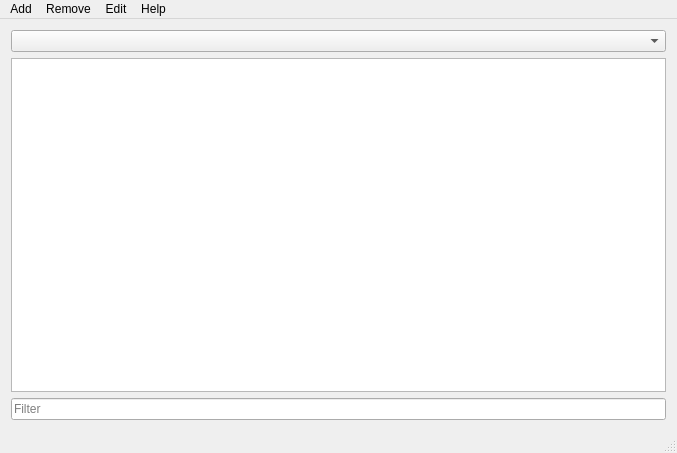
<?xml version="1.0" encoding="UTF-8"?>
<ui version="4.0">
 <class>MainWindow</class>
 <widget class="QMainWindow" name="MainWindow">
  <property name="windowModality">
   <enum>Qt::NonModal</enum>
  </property>
  <property name="geometry">
   <rect>
    <x>0</x>
    <y>0</y>
    <width>677</width>
    <height>453</height>
   </rect>
  </property>
  <property name="focusPolicy">
   <enum>Qt::NoFocus</enum>
  </property>
  <property name="windowTitle">
   <string>MainWindow</string>
  </property>
  <property name="windowIcon">
   <iconset resource="../themelogo.qrc">
    <normaloff>:/liltree.png</normaloff>:/liltree.png</iconset>
  </property>
  <property name="documentMode">
   <bool>false</bool>
  </property>
  <property name="tabShape">
   <enum>QTabWidget::Rounded</enum>
  </property>
  <property name="dockNestingEnabled">
   <bool>false</bool>
  </property>
  <property name="unifiedTitleAndToolBarOnMac">
   <bool>false</bool>
  </property>
  <widget class="QWidget" name="centralWidget">
   <layout class="QVBoxLayout" name="verticalLayout">
    <item>
     <widget class="QComboBox" name="SELECT_TABLE"/>
    </item>
    <item>
     <widget class="QTableWidget" name="MainTable">
      <property name="editTriggers">
       <set>QAbstractItemView::NoEditTriggers</set>
      </property>
      <property name="tabKeyNavigation">
       <bool>false</bool>
      </property>
      <property name="alternatingRowColors">
       <bool>true</bool>
      </property>
      <property name="selectionMode">
       <enum>QAbstractItemView::SingleSelection</enum>
      </property>
      <property name="selectionBehavior">
       <enum>QAbstractItemView::SelectRows</enum>
      </property>
      <attribute name="verticalHeaderVisible">
       <bool>false</bool>
      </attribute>
     </widget>
    </item>
    <item>
     <widget class="QLineEdit" name="Filter">
      <property name="inputMask">
       <string/>
      </property>
      <property name="text">
       <string/>
      </property>
      <property name="placeholderText">
       <string>Filter</string>
      </property>
     </widget>
    </item>
   </layout>
  </widget>
  <widget class="QMenuBar" name="menuBar">
   <property name="geometry">
    <rect>
     <x>0</x>
     <y>0</y>
     <width>677</width>
     <height>26</height>
    </rect>
   </property>
   <property name="focusPolicy">
    <enum>Qt::NoFocus</enum>
   </property>
   <widget class="QMenu" name="menuAdd">
    <property name="title">
     <string>Add</string>
    </property>
    <addaction name="actionAdd_Computer_Scientist"/>
    <addaction name="actionAdd_Computer"/>
    <addaction name="actionAdd_Link"/>
   </widget>
   <widget class="QMenu" name="menuRemove">
    <property name="title">
     <string>Remove</string>
    </property>
    <addaction name="actionDelete_Scientists"/>
    <addaction name="actionDelete_Computers"/>
    <addaction name="actionDelete_Link"/>
   </widget>
   <widget class="QMenu" name="menuEdit">
    <property name="title">
     <string>Edit</string>
    </property>
    <addaction name="actionEdit_ComputerScientist"/>
    <addaction name="actionEdit_Computer"/>
   </widget>
   <widget class="QMenu" name="menuHelp">
    <property name="title">
     <string>Help</string>
    </property>
    <addaction name="actionShortcuts"/>
   </widget>
   <addaction name="menuAdd"/>
   <addaction name="menuRemove"/>
   <addaction name="menuEdit"/>
   <addaction name="menuHelp"/>
  </widget>
  <widget class="QStatusBar" name="statusBar"/>
  <action name="actionAdd_Computer_Scientist">
   <property name="text">
    <string>Add Computer Scientist</string>
   </property>
  </action>
  <action name="actionAdd_Computer">
   <property name="text">
    <string>Add Computer</string>
   </property>
  </action>
  <action name="actionAdd_Link">
   <property name="text">
    <string>Add Link</string>
   </property>
  </action>
  <action name="actionMark_CS_for_Deletion">
   <property name="text">
    <string>Mark CS for Deletion</string>
   </property>
  </action>
  <action name="actionMark_Computer_for_Deletion">
   <property name="text">
    <string>Mark Computer for Deletion</string>
   </property>
  </action>
  <action name="actionUn_Mark_CS_for_Deletion">
   <property name="text">
    <string>Un-Mark CS for Deletion</string>
   </property>
  </action>
  <action name="actionUn_Mark_Computer_for_Deletion">
   <property name="text">
    <string>Un-Mark Computer for Deletion</string>
   </property>
  </action>
  <action name="actionDelete_Options">
   <property name="icon">
    <iconset>
     <normaloff>../trash-128.png</normaloff>../trash-128.png</iconset>
   </property>
   <property name="text">
    <string>Delete Options</string>
   </property>
  </action>
  <action name="actionDelete_All_Marked_2">
   <property name="text">
    <string>Delete All Marked</string>
   </property>
  </action>
  <action name="actionEdit_ComputerScientist">
   <property name="text">
    <string>Edit ComputerScientist</string>
   </property>
  </action>
  <action name="actionEdit_Computer">
   <property name="text">
    <string>Edit Computer</string>
   </property>
  </action>
  <action name="actionDelete_Scientists">
   <property name="text">
    <string>Delete Scientist</string>
   </property>
  </action>
  <action name="actionDelete_Computers">
   <property name="text">
    <string>Delete Computers</string>
   </property>
  </action>
  <action name="actionDelete_Link">
   <property name="text">
    <string>Delete Link</string>
   </property>
  </action>
  <action name="actionShortcuts">
   <property name="text">
    <string>Shortcuts</string>
   </property>
  </action>
 </widget>
 <layoutdefault spacing="6" margin="11"/>
 <tabstops>
  <tabstop>SELECT_TABLE</tabstop>
  <tabstop>MainTable</tabstop>
  <tabstop>Filter</tabstop>
 </tabstops>
 <resources>
  <include location="../themelogo.qrc"/>
 </resources>
 <connections/>
</ui>
